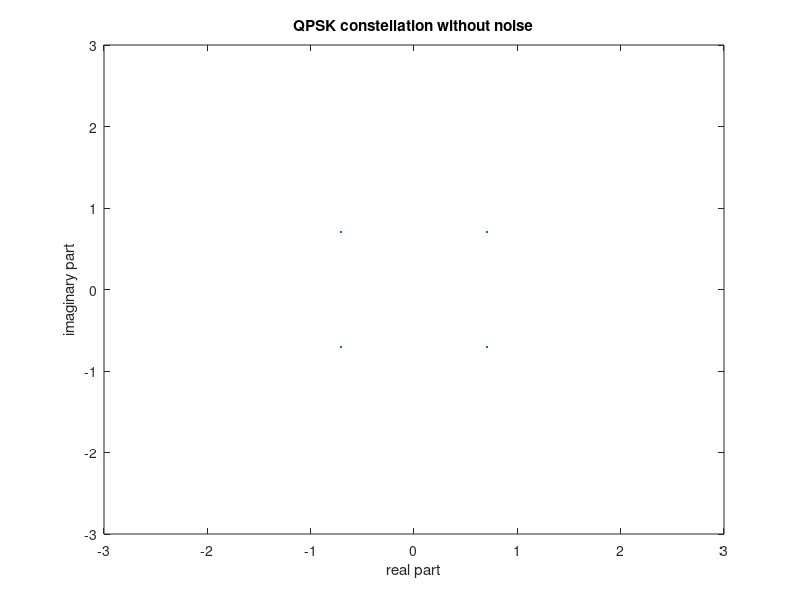
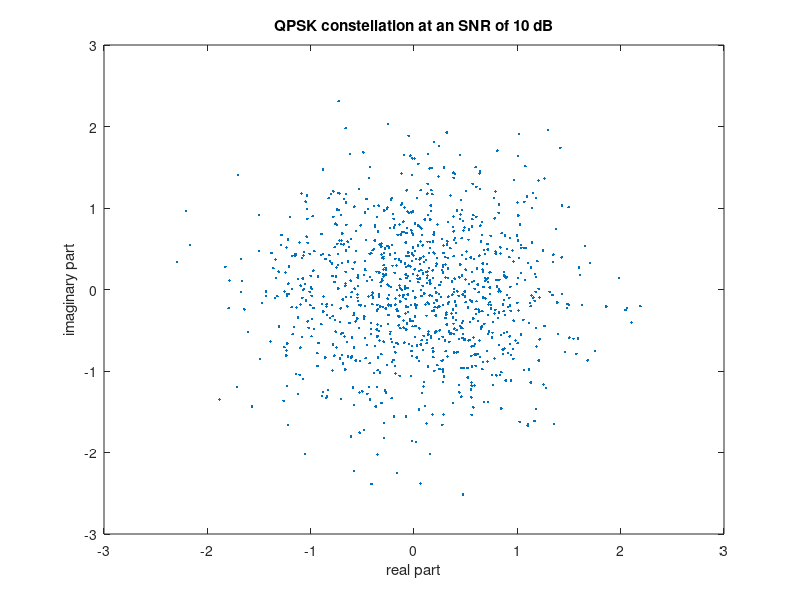

The MATLAB script that drew these images, in order:
clear all;
num_symbols = 1000;
int_symbols = randi([1, 4], 1, num_symbols);
A = 1/sqrt(2);
qpsk_symbols = zeros(size(int_symbols));
qpsk_symbols(int_symbols == 1) =   A + 1i*A;
qpsk_symbols(int_symbols == 2) =   A - 1i*A;
qpsk_symbols(int_symbols == 3) = - A + 1i*A;
qpsk_symbols(int_symbols == 4) = - A - 1i*A;
tx_sig = qpsk_symbols;

h1 = figure;
plot_lims = [-3 3];
plot(real(qpsk_symbols), imag(qpsk_symbols), '.');
xlim(plot_lims);
ylim(plot_lims);
title('QPSK constellation without noise');
xlabel('real part');
ylabel('imaginary part');
snrd = 10; %// in dB
snrn = 10.^(snrd./10)
h=1/sqrt(2)*(randn(num_symbols,1)+1i*randn(num_symbols,1)); %N(0,1)
%h=1/sqrt(2)*(normrnd(0,1)+1i*normrnd(0,1)); %test
n=1/sqrt(2)*(sqrt(1/snrn)*randn(num_symbols,1)+1i*sqrt(1/snrn)*randn(num_symbols,1)); %N(0,sigma^2)
% rx_sig = awgn(h*tx_sig, snr, 'measured');
hh=rot90(fliplr(h),-1);
nn=rot90(fliplr(n),-1);
rx_sig = hh.*tx_sig+nn;
fh2 = figure;
plot(real(rx_sig), imag(rx_sig), '.');
xlim(plot_lims);
ylim(plot_lims);
title(['QPSK constellation at an SNR of ' num2str(snrd) ' dB']);
xlabel('real part');
ylabel('imaginary part');
